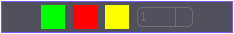
<?xml version="1.0" encoding="UTF-8"?>
<ui version="4.0">
 <class>ToolBarWidget</class>
 <widget class="QWidget" name="ToolBarWidget">
  <property name="geometry">
   <rect>
    <x>0</x>
    <y>0</y>
    <width>234</width>
    <height>34</height>
   </rect>
  </property>
  <property name="minimumSize">
   <size>
    <width>234</width>
    <height>34</height>
   </size>
  </property>
  <property name="maximumSize">
   <size>
    <width>234</width>
    <height>34</height>
   </size>
  </property>
  <property name="windowTitle">
   <string>Form</string>
  </property>
  <property name="styleSheet">
   <string notr="true">background-color: transparent;</string>
  </property>
  <widget class="QFrame" name="frame">
   <property name="geometry">
    <rect>
     <x>1</x>
     <y>1</y>
     <width>232</width>
     <height>32</height>
    </rect>
   </property>
   <property name="minimumSize">
    <size>
     <width>232</width>
     <height>32</height>
    </size>
   </property>
   <property name="maximumSize">
    <size>
     <width>232</width>
     <height>32</height>
    </size>
   </property>
   <property name="styleSheet">
    <string notr="true">background-color: #51515E;
border: 1px solid #7B59FF;</string>
   </property>
   <property name="frameShape">
    <enum>QFrame::NoFrame</enum>
   </property>
   <property name="frameShadow">
    <enum>QFrame::Raised</enum>
   </property>
   <widget class="QPushButton" name="fontBtn">
    <property name="geometry">
     <rect>
      <x>8</x>
      <y>4</y>
      <width>24</width>
      <height>24</height>
     </rect>
    </property>
    <property name="minimumSize">
     <size>
      <width>24</width>
      <height>24</height>
     </size>
    </property>
    <property name="maximumSize">
     <size>
      <width>24</width>
      <height>24</height>
     </size>
    </property>
    <property name="styleSheet">
     <string notr="true">border: none;</string>
    </property>
    <property name="text">
     <string/>
    </property>
    <property name="icon">
     <iconset resource="../../../resources/nodeeditorResources.qrc">
      <normaloff>:/toolbar/font.png</normaloff>:/toolbar/font.png</iconset>
    </property>
    <property name="iconSize">
     <size>
      <width>24</width>
      <height>24</height>
     </size>
    </property>
   </widget>
   <widget class="QPushButton" name="colorBtn">
    <property name="geometry">
     <rect>
      <x>40</x>
      <y>4</y>
      <width>24</width>
      <height>24</height>
     </rect>
    </property>
    <property name="minimumSize">
     <size>
      <width>24</width>
      <height>24</height>
     </size>
    </property>
    <property name="maximumSize">
     <size>
      <width>24</width>
      <height>24</height>
     </size>
    </property>
    <property name="styleSheet">
     <string notr="true">border: none;
background-color: #00ff00;</string>
    </property>
    <property name="text">
     <string/>
    </property>
    <property name="icon">
     <iconset resource="../../../resources/nodeeditorResources.qrc">
      <normaloff>:/toolbar/color.png</normaloff>:/toolbar/color.png</iconset>
    </property>
    <property name="iconSize">
     <size>
      <width>24</width>
      <height>24</height>
     </size>
    </property>
   </widget>
   <widget class="QPushButton" name="backColorBtn">
    <property name="geometry">
     <rect>
      <x>72</x>
      <y>4</y>
      <width>24</width>
      <height>24</height>
     </rect>
    </property>
    <property name="minimumSize">
     <size>
      <width>24</width>
      <height>24</height>
     </size>
    </property>
    <property name="maximumSize">
     <size>
      <width>24</width>
      <height>24</height>
     </size>
    </property>
    <property name="styleSheet">
     <string notr="true">border: none;
background-color: red;</string>
    </property>
    <property name="text">
     <string/>
    </property>
    <property name="icon">
     <iconset resource="../../../resources/nodeeditorResources.qrc">
      <normaloff>:/toolbar/backColor.png</normaloff>:/toolbar/backColor.png</iconset>
    </property>
    <property name="iconSize">
     <size>
      <width>24</width>
      <height>24</height>
     </size>
    </property>
   </widget>
   <widget class="QPushButton" name="borderColorBtn">
    <property name="geometry">
     <rect>
      <x>104</x>
      <y>4</y>
      <width>24</width>
      <height>24</height>
     </rect>
    </property>
    <property name="minimumSize">
     <size>
      <width>24</width>
      <height>24</height>
     </size>
    </property>
    <property name="maximumSize">
     <size>
      <width>24</width>
      <height>24</height>
     </size>
    </property>
    <property name="styleSheet">
     <string notr="true">border: none;
background-color: yellow;</string>
    </property>
    <property name="text">
     <string/>
    </property>
    <property name="icon">
     <iconset resource="../../../resources/nodeeditorResources.qrc">
      <normaloff>:/toolbar/borderColor.png</normaloff>:/toolbar/borderColor.png</iconset>
    </property>
    <property name="iconSize">
     <size>
      <width>24</width>
      <height>24</height>
     </size>
    </property>
   </widget>
   <widget class="BorderSpinBox" name="spinBox">
    <property name="enabled">
     <bool>false</bool>
    </property>
    <property name="geometry">
     <rect>
      <x>136</x>
      <y>6</y>
      <width>56</width>
      <height>20</height>
     </rect>
    </property>
    <property name="minimumSize">
     <size>
      <width>56</width>
      <height>20</height>
     </size>
    </property>
    <property name="maximumSize">
     <size>
      <width>56</width>
      <height>20</height>
     </size>
    </property>
    <property name="styleSheet">
     <string notr="true">QSpinBox {
    background-color: transparent;
    color: #ffffff;
    border: 1px solid #AAAAC5;
    border-radius: 5px;
    height: 20px;
}

QSpinBox:disabled {
    color: #707070;
    border: 1px solid #707070;
}

QSpinBox::up-button {
    border-left: 1px solid #AAAAC5;
    width: 16px;
    height: 10px;
}

QSpinBox::up-button:disabled {
    border-left: 1px solid #707070;
}

QSpinBox::up-arrow {
    image: url(:/toolbar/upArrow.png);
    width: 16px;
    height: 9px;
}

QSpinBox::up-arrow:disabled {
    image: url(:/toolbar/upArrowDisabled.png);
}

QSpinBox::down-button {
    border-left: 1px solid #AAAAC5;
    width: 16px;
    height: 10px;
}

QSpinBox::down-button:disabled {
    border-left: 1px solid #707070;
}

QSpinBox::down-arrow {
    image: url(:/toolbar/downArrow.png);
    width: 16px;
    height: 9px;
    top: 1px;
}

QSpinBox::down-arrow:disabled {
    image: url(:/toolbar/downArrowDisabled.png);
}</string>
    </property>
    <property name="minimum">
     <number>1</number>
    </property>
    <property name="maximum">
     <number>5</number>
    </property>
    <property name="singleStep">
     <number>1</number>
    </property>
   </widget>
   <widget class="QPushButton" name="resetBtn">
    <property name="geometry">
     <rect>
      <x>200</x>
      <y>4</y>
      <width>24</width>
      <height>24</height>
     </rect>
    </property>
    <property name="minimumSize">
     <size>
      <width>24</width>
      <height>24</height>
     </size>
    </property>
    <property name="maximumSize">
     <size>
      <width>24</width>
      <height>24</height>
     </size>
    </property>
    <property name="styleSheet">
     <string notr="true">border: none;</string>
    </property>
    <property name="text">
     <string/>
    </property>
    <property name="icon">
     <iconset resource="../../../resources/nodeeditorResources.qrc">
      <normaloff>:/toolbar/reset.png</normaloff>:/toolbar/reset.png</iconset>
    </property>
    <property name="iconSize">
     <size>
      <width>24</width>
      <height>24</height>
     </size>
    </property>
   </widget>
  </widget>
 </widget>
 <customwidgets>
  <customwidget>
   <class>BorderSpinBox</class>
   <extends>QSpinBox</extends>
   <header>nodeeditor/graphicsComposites/universalGraphicsObject/toolbar/BorderSpinBox.h</header>
  </customwidget>
 </customwidgets>
 <resources>
  <include location="../../../resources/nodeeditorResources.qrc"/>
 </resources>
 <connections/>
</ui>
